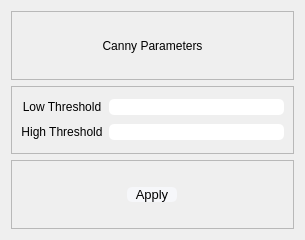
<?xml version="1.0" encoding="UTF-8"?>
<ui version="4.0">
 <class>CannyParameters</class>
 <widget class="QDialog" name="CannyParameters">
  <property name="geometry">
   <rect>
    <x>0</x>
    <y>0</y>
    <width>305</width>
    <height>240</height>
   </rect>
  </property>
  <property name="windowTitle">
   <string>Dialog</string>
  </property>
  <layout class="QGridLayout" name="gridLayout_4">
   <item row="1" column="0">
    <widget class="QFrame" name="frame_2">
     <property name="frameShape">
      <enum>QFrame::StyledPanel</enum>
     </property>
     <property name="frameShadow">
      <enum>QFrame::Raised</enum>
     </property>
     <layout class="QGridLayout" name="gridLayout_2">
      <item row="0" column="0">
       <widget class="QLabel" name="label_2">
        <property name="styleSheet">
         <string notr="true">font: 900 10pt &quot;Segoe UI Black&quot;;
color: rgb(0, 0, 0);</string>
        </property>
        <property name="text">
         <string>Low Threshold</string>
        </property>
        <property name="alignment">
         <set>Qt::AlignCenter</set>
        </property>
       </widget>
      </item>
      <item row="0" column="1">
       <widget class="QLineEdit" name="HighThresholdValue">
        <property name="styleSheet">
         <string notr="true">border-radius: 5px;</string>
        </property>
       </widget>
      </item>
      <item row="1" column="0">
       <widget class="QLabel" name="label_3">
        <property name="styleSheet">
         <string notr="true">font: 900 10pt &quot;Segoe UI Black&quot;;
color: rgb(0, 0, 0);</string>
        </property>
        <property name="text">
         <string>High Threshold</string>
        </property>
        <property name="alignment">
         <set>Qt::AlignCenter</set>
        </property>
       </widget>
      </item>
      <item row="1" column="1">
       <widget class="QLineEdit" name="LowThresholdValue">
        <property name="styleSheet">
         <string notr="true">border-radius: 5px;</string>
        </property>
       </widget>
      </item>
     </layout>
    </widget>
   </item>
   <item row="2" column="0">
    <widget class="QFrame" name="frame_3">
     <property name="frameShape">
      <enum>QFrame::StyledPanel</enum>
     </property>
     <property name="frameShadow">
      <enum>QFrame::Raised</enum>
     </property>
     <layout class="QGridLayout" name="gridLayout_3">
      <item row="0" column="0">
       <widget class="QPushButton" name="pushButton">
        <property name="maximumSize">
         <size>
          <width>50</width>
          <height>16777215</height>
         </size>
        </property>
        <property name="styleSheet">
         <string notr="true">QPushButton{
border-width: 1.5px;
border-radius: 5px;
font-size: 13px;
background-color: rgb(246, 247, 250);
color: black;
}

QPushButton:hover:!pressed{
background-color: qlineargradient(x1: 0.5, y1: 1, x2: 0.5, y2: 1, stop: 0 #dadbde, stop: 1 #f6f7fa);
}</string>
        </property>
        <property name="text">
         <string>Apply</string>
        </property>
       </widget>
      </item>
     </layout>
    </widget>
   </item>
   <item row="0" column="0">
    <widget class="QFrame" name="frame">
     <property name="frameShape">
      <enum>QFrame::StyledPanel</enum>
     </property>
     <property name="frameShadow">
      <enum>QFrame::Raised</enum>
     </property>
     <layout class="QGridLayout" name="gridLayout">
      <item row="0" column="0">
       <widget class="QLabel" name="label">
        <property name="styleSheet">
         <string notr="true">font: 900 15pt &quot;Segoe UI Black&quot;;
color: rgb(0, 0, 0);</string>
        </property>
        <property name="text">
         <string>Canny Parameters</string>
        </property>
        <property name="alignment">
         <set>Qt::AlignCenter</set>
        </property>
       </widget>
      </item>
     </layout>
    </widget>
   </item>
  </layout>
 </widget>
 <resources/>
 <connections/>
</ui>
